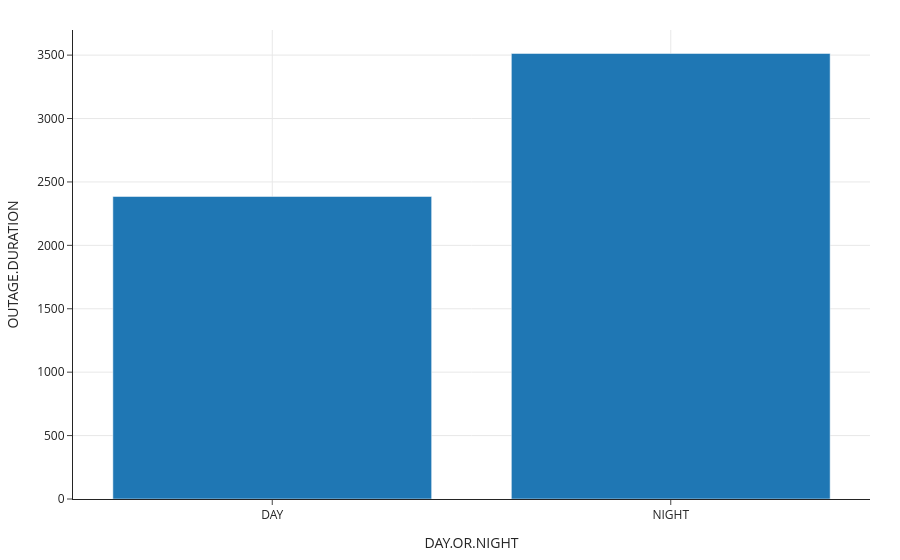

Source (notebook cell):
### Markdown cell above
UNIVARIATE ANALYSIS

### Code cell
px.bar(outage[['DAY.OR.NIGHT', 'OUTAGE.DURATION']].groupby('DAY.OR.NIGHT').mean().reset_index(), x='DAY.OR.NIGHT', y='OUTAGE.DURATION')

### Figure 1 — Plotly figure (JSON) as saved in the notebook; plotly's stock layout.template omitted (floating-point values rounded to 4 significant figures)
{"data": [{"hovertemplate": "DAY.OR.NIGHT=%{x}<br>OUTAGE.DURATION=%{y}<extra></extra>", "legendgroup": "", "marker": {"color": "#1F77B4", "pattern": {"shape": ""}}, "name": "", "orientation": "v", "showlegend": false, "textposition": "auto", "type": "bar", "x": ["DAY", "NIGHT"], "xaxis": "x", "y": [2386.0, 3513.0], "yaxis": "y"}], "layout": {"barmode": "relative", "legend": {"tracegroupgap": 0}, "xaxis": {"anchor": "y", "domain": [0, 1], "title": {"text": "DAY.OR.NIGHT"}}, "yaxis": {"anchor": "x", "domain": [0, 1], "title": {"text": "OUTAGE.DURATION"}}}}
